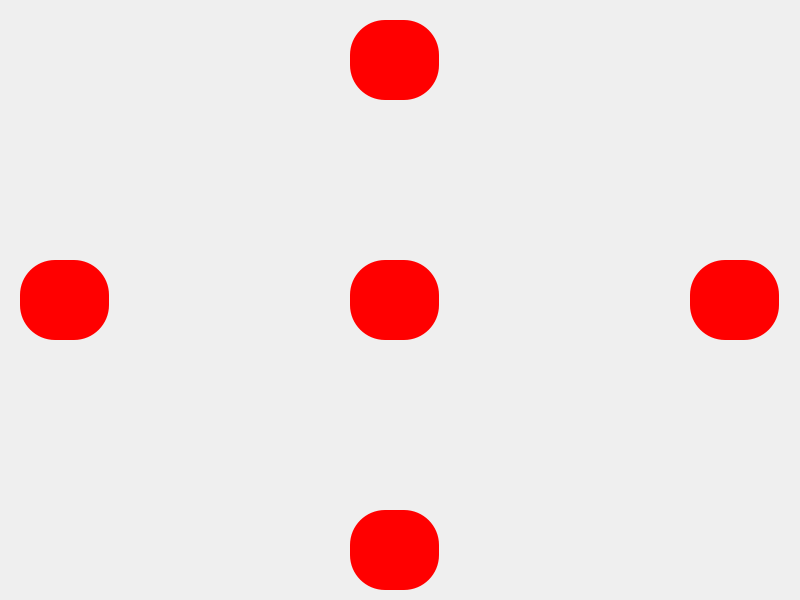
<?xml version="1.0" encoding="UTF-8"?>
<ui version="4.0">
 <class>MovementControl</class>
 <widget class="QMainWindow" name="MovementControl">
  <property name="geometry">
   <rect>
    <x>0</x>
    <y>0</y>
    <width>800</width>
    <height>600</height>
   </rect>
  </property>
  <property name="windowTitle">
   <string>MainWindow</string>
  </property>
  <widget class="QWidget" name="centralwidget">
   <widget class="QPushButton" name="front">
    <property name="geometry">
     <rect>
      <x>350</x>
      <y>20</y>
      <width>89</width>
      <height>80</height>
     </rect>
    </property>
    <property name="styleSheet">
     <string notr="true">QPushButton {
    background-color: #ff0000;      /* Button color */
    color: white;                   /* Text color */
    border-radius: 35px;            /* Half of width/height to make it circular */
    font-size: 16px;
    min-width: 80px;
    min-height: 80px;
}

QPushButton:hover {
    background-color: #FFFF00;
}

QPushButton:pressed {
    background-color: #008000;
}
</string>
    </property>
    <property name="text">
     <string/>
    </property>
    <property name="icon">
     <iconset>
      <normaloff>../../res/icons/icon_settings_uparrow.svg</normaloff>../../res/icons/icon_settings_uparrow.svg</iconset>
    </property>
    <property name="iconSize">
     <size>
      <width>25</width>
      <height>25</height>
     </size>
    </property>
   </widget>
   <widget class="QPushButton" name="rear">
    <property name="geometry">
     <rect>
      <x>350</x>
      <y>510</y>
      <width>89</width>
      <height>80</height>
     </rect>
    </property>
    <property name="styleSheet">
     <string notr="true">QPushButton {
    background-color: #ff0000;      /* Button color */
    color: white;                   /* Text color */
    border-radius: 35px;            /* Half of width/height to make it circular */
    font-size: 16px;
    min-width: 80px;
    min-height: 80px;
}

QPushButton:hover {
    background-color: #FFFF00;
}

QPushButton:pressed {
    background-color: #008000;
}
</string>
    </property>
    <property name="text">
     <string/>
    </property>
    <property name="icon">
     <iconset>
      <normaloff>../../res/icons/icon_settings_downarrow.svg</normaloff>../../res/icons/icon_settings_downarrow.svg</iconset>
    </property>
    <property name="iconSize">
     <size>
      <width>25</width>
      <height>25</height>
     </size>
    </property>
   </widget>
   <widget class="QPushButton" name="stop">
    <property name="geometry">
     <rect>
      <x>350</x>
      <y>260</y>
      <width>89</width>
      <height>80</height>
     </rect>
    </property>
    <property name="styleSheet">
     <string notr="true">QPushButton {
    background-color: #ff0000;      /* Button color */
    color: white;                   /* Text color */
    border-radius: 35px;            /* Half of width/height to make it circular */
    font-size: 16px;
    min-width: 80px;
    min-height: 80px;
}

QPushButton:hover {
    background-color: #FFFF00;
}

QPushButton:pressed {
    background-color: #008000;
}
</string>
    </property>
    <property name="text">
     <string/>
    </property>
    <property name="icon">
     <iconset>
      <normaloff>../../res/icons/stop-icon.svg</normaloff>../../res/icons/stop-icon.svg</iconset>
    </property>
    <property name="iconSize">
     <size>
      <width>50</width>
      <height>50</height>
     </size>
    </property>
   </widget>
   <widget class="QPushButton" name="left">
    <property name="geometry">
     <rect>
      <x>20</x>
      <y>260</y>
      <width>89</width>
      <height>80</height>
     </rect>
    </property>
    <property name="styleSheet">
     <string notr="true">QPushButton {
    background-color: #ff0000;      /* Button color */
    color: white;                   /* Text color */
    border-radius: 35px;            /* Half of width/height to make it circular */
    font-size: 16px;
    min-width: 80px;
    min-height: 80px;
}

QPushButton:hover {
    background-color: #FFFF00;
}

QPushButton:pressed {
    background-color: #008000;
}
</string>
    </property>
    <property name="text">
     <string/>
    </property>
    <property name="icon">
     <iconset>
      <normaloff>../../res/icons/icon_settings_leftarrow.svg</normaloff>../../res/icons/icon_settings_leftarrow.svg</iconset>
    </property>
    <property name="iconSize">
     <size>
      <width>25</width>
      <height>25</height>
     </size>
    </property>
   </widget>
   <widget class="QPushButton" name="right">
    <property name="geometry">
     <rect>
      <x>690</x>
      <y>260</y>
      <width>89</width>
      <height>80</height>
     </rect>
    </property>
    <property name="styleSheet">
     <string notr="true">QPushButton {
    background-color: #ff0000;      /* Button color */
    color: white;                   /* Text color */
    border-radius: 35px;            /* Half of width/height to make it circular */
    font-size: 16px;
    min-width: 80px;
    min-height: 80px;
}

QPushButton:hover {
    background-color: #FFFF00;
}

QPushButton:pressed {
    background-color: #008000;
}
</string>
    </property>
    <property name="text">
     <string/>
    </property>
    <property name="icon">
     <iconset>
      <normaloff>../../res/icons/icon_settings_rightarrow.svg</normaloff>../../res/icons/icon_settings_rightarrow.svg</iconset>
    </property>
    <property name="iconSize">
     <size>
      <width>25</width>
      <height>25</height>
     </size>
    </property>
   </widget>
  </widget>
 </widget>
 <resources/>
 <connections/>
</ui>
